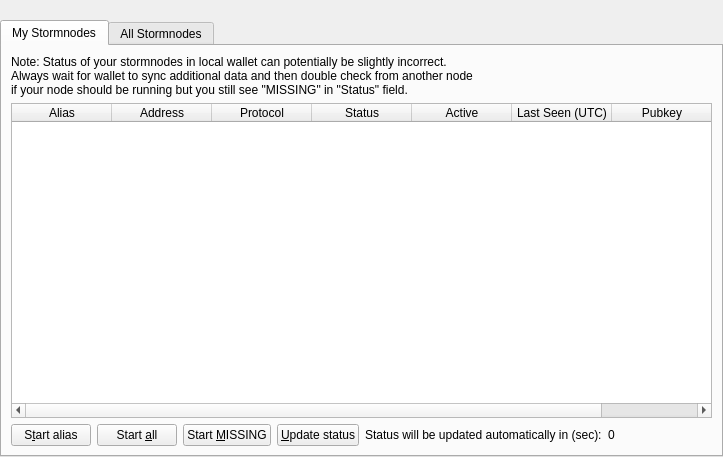
<?xml version="1.0" encoding="UTF-8"?>
<ui version="4.0">
 <class>StormnodeList</class>
 <widget class="QWidget" name="StormnodeList">
  <property name="geometry">
   <rect>
    <x>0</x>
    <y>0</y>
    <width>723</width>
    <height>457</height>
   </rect>
  </property>
  <property name="windowTitle">
   <string>Form</string>
  </property>
  <layout class="QVBoxLayout" name="topLayout">
   <property name="leftMargin">
    <number>0</number>
   </property>
   <property name="topMargin">
    <number>0</number>
   </property>
   <property name="rightMargin">
    <number>0</number>
   </property>
   <property name="bottomMargin">
    <number>0</number>
   </property>
   <item>
    <layout class="QVBoxLayout" name="verticalLayout">
     <property name="bottomMargin">
      <number>0</number>
     </property>
     <item>
      <spacer name="horizontalSpacer0">
       <property name="orientation">
        <enum>Qt::Horizontal</enum>
       </property>
       <property name="sizeHint" stdset="0">
        <size>
         <width>40</width>
         <height>20</height>
        </size>
       </property>
      </spacer>
     </item>
     <item>
      <widget class="QTabWidget" name="tabWidget">
       <property name="currentIndex">
        <number>0</number>
       </property>
       <widget class="QWidget" name="tabMyStormnodes">
        <attribute name="title">
         <string>My Stormnodes</string>
        </attribute>
        <layout class="QGridLayout" name="gridLayout_2">
         <item row="0" column="0">
          <layout class="QVBoxLayout" name="verticalLayout_2">
           <property name="bottomMargin">
            <number>0</number>
           </property>
           <item>
            <layout class="QHBoxLayout" name="horizontalLayout_note">
             <property name="bottomMargin">
              <number>0</number>
             </property>
             <item>
              <widget class="QLabel" name="updateNote">
               <property name="text">
                <string>Note: Status of your stormnodes in local wallet can potentially be slightly incorrect.&lt;br /&gt;Always wait for wallet to sync additional data and then double check from another node&lt;br /&gt;if your node should be running but you still see "MISSING" in "Status" field.</string>
               </property>
              </widget>
             </item>
            </layout>
           </item>
           <item>
            <widget class="QTableWidget" name="tableWidgetMyStormnodes">
             <property name="minimumSize">
              <size>
               <width>695</width>
               <height>0</height>
              </size>
             </property>
             <property name="editTriggers">
              <set>QAbstractItemView::NoEditTriggers</set>
             </property>
             <property name="alternatingRowColors">
              <bool>true</bool>
             </property>
             <property name="selectionMode">
              <enum>QAbstractItemView::SingleSelection</enum>
             </property>
             <property name="selectionBehavior">
              <enum>QAbstractItemView::SelectRows</enum>
             </property>
             <property name="sortingEnabled">
              <bool>true</bool>
             </property>
             <attribute name="horizontalHeaderStretchLastSection">
              <bool>true</bool>
             </attribute>
             <attribute name="ResizeMode">
              <enum>QHeaderView::Interactive</enum>
             </attribute>
             <column>
              <property name="text">
               <string>Alias</string>
              </property>
             </column>
             <column>
              <property name="text">
               <string>Address</string>
              </property>
             </column>
             <column>
              <property name="text">
               <string>Protocol</string>
              </property>
             </column>
             <column>
              <property name="text">
               <string>Status</string>
              </property>
             </column>
             <column>
              <property name="text">
               <string>Active</string>
              </property>
             </column>
             <column>
              <property name="text">
               <string>Last Seen (UTC)</string>
              </property>
             </column>
             <column>
              <property name="text">
               <string>Pubkey</string>
              </property>
             </column>
            </widget>
           </item>
           <item>
            <layout class="QHBoxLayout" name="horizontalLayout_5">
             <property name="bottomMargin">
              <number>0</number>
             </property>
             <item>
              <widget class="QPushButton" name="startButton">
               <property name="text">
                <string>S&amp;tart alias</string>
               </property>
              </widget>
             </item>
             <item>
              <widget class="QPushButton" name="startAllButton">
               <property name="text">
                <string>Start &amp;all</string>
               </property>
              </widget>
             </item>
             <item>
              <widget class="QPushButton" name="startMissingButton">
               <property name="text">
                <string>Start &amp;MISSING</string>
               </property>
              </widget>
             </item>
             <item>
              <widget class="QPushButton" name="UpdateButton">
               <property name="text">
                <string>&amp;Update status</string>
               </property>
              </widget>
             </item>
             <item>
              <widget class="QLabel" name="autoupdate_label">
               <property name="text">
                <string>Status will be updated automatically in (sec):</string>
               </property>
              </widget>
             </item>
             <item>
              <widget class="QLabel" name="secondsLabel">
               <property name="text">
                <string>0</string>
               </property>
              </widget>
             </item>
             <item>
              <spacer name="horizontalSpacer_5">
               <property name="orientation">
                <enum>Qt::Horizontal</enum>
               </property>
               <property name="sizeHint" stdset="0">
                <size>
                 <width>40</width>
                 <height>20</height>
                </size>
               </property>
              </spacer>
             </item>
            </layout>
           </item>
          </layout>
         </item>
        </layout>
       </widget>
       <widget class="QWidget" name="tabAllStormnodes">
        <attribute name="title">
         <string>All Stormnodes</string>
        </attribute>
        <layout class="QGridLayout" name="gridLayout">
         <item row="1" column="0">
          <widget class="QTableWidget" name="tableWidgetStormnodes">
           <property name="editTriggers">
            <set>QAbstractItemView::NoEditTriggers</set>
           </property>
           <property name="alternatingRowColors">
            <bool>true</bool>
           </property>
           <property name="selectionBehavior">
            <enum>QAbstractItemView::SelectRows</enum>
           </property>
           <property name="sortingEnabled">
            <bool>true</bool>
           </property>
           <attribute name="horizontalHeaderStretchLastSection">
            <bool>true</bool>
           </attribute>
           <attribute name="ResizeMode">
            <enum>QHeaderView::Interactive</enum>
           </attribute>
           <column>
            <property name="text">
             <string>Address</string>
            </property>
           </column>
           <column>
            <property name="text">
             <string>Protocol</string>
            </property>
           </column>
           <column>
            <property name="text">
             <string>Status</string>
            </property>
           </column>
           <column>
            <property name="text">
             <string>Active</string>
            </property>
           </column>
           <column>
            <property name="text">
             <string>Last Seen (UTC)</string>
            </property>
           </column>
           <column>
            <property name="text">
             <string>Pubkey</string>
            </property>
           </column>
          </widget>
         </item>
         <item row="0" column="0">
          <layout class="QHBoxLayout" name="horizontalLayout_3">
           <property name="bottomMargin">
            <number>0</number>
           </property>
           <item>
            <widget class="QLabel" name="label_filter">
             <property name="text">
              <string>Filter List:</string>
             </property>
            </widget>
           </item>
           <item>
            <widget class="QLineEdit" name="filterLineEdit">
             <property name="toolTip">
              <string>Filter stormnode list</string>
             </property>
            </widget>
           </item>
           <item>
            <spacer name="horizontalSpacer_3">
             <property name="orientation">
              <enum>Qt::Horizontal</enum>
             </property>
             <property name="sizeHint" stdset="0">
              <size>
               <width>10</width>
               <height>20</height>
              </size>
             </property>
            </spacer>
           </item>
           <item>
            <widget class="QLabel" name="label_count">
             <property name="text">
              <string>Node Count:</string>
             </property>
            </widget>
           </item>
           <item>
            <widget class="QLabel" name="countLabel">
             <property name="text">
              <string>0</string>
             </property>
            </widget>
           </item>
          </layout>
         </item>
        </layout>
       </widget>
      </widget>
     </item>
    </layout>
   </item>
  </layout>
 </widget>
 <resources/>
 <connections/>
</ui>
